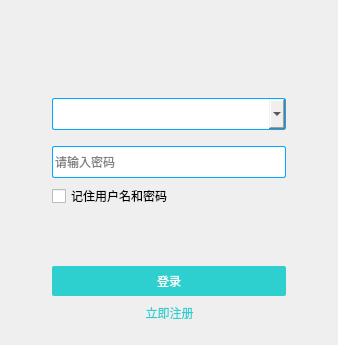
<?xml version="1.0" encoding="UTF-8"?>
<ui version="4.0">
 <class>LoginWidget</class>
 <widget class="QWidget" name="LoginWidget">
  <property name="geometry">
   <rect>
    <x>0</x>
    <y>0</y>
    <width>338</width>
    <height>345</height>
   </rect>
  </property>
  <property name="windowTitle">
   <string>登录</string>
  </property>
  <property name="styleSheet">
   <string notr="true"/>
  </property>
  <layout class="QVBoxLayout" name="verticalLayout">
   <property name="leftMargin">
    <number>0</number>
   </property>
   <property name="topMargin">
    <number>0</number>
   </property>
   <property name="rightMargin">
    <number>0</number>
   </property>
   <property name="bottomMargin">
    <number>0</number>
   </property>
   <item>
    <widget class="QStackedWidget" name="stackedWidget">
     <property name="currentIndex">
      <number>0</number>
     </property>
     <widget class="QWidget" name="pageLogin">
      <layout class="QVBoxLayout" name="verticalLayout_5">
       <item>
        <widget class="QFrame" name="frame">
         <property name="enabled">
          <bool>true</bool>
         </property>
         <property name="styleSheet">
          <string notr="true">QWidget
{
	font: 10pt &quot;微软雅黑&quot;;
}

QComboBox , QLineEdit
{
	border:1px solid rgb(0, 170, 255);
	height:30px;
	border-radius:2px;
}

#btnLogin
{
	height:30px;
	color: rgb(255, 255, 255);
	border-radius:2px;
	background-color: rgb(45, 208, 207);
}

#btnLogin:hover
{
	background-color:rgb(32, 150, 148);
}
#btnLogin:disabled
{
	background-color:rgb(107, 107, 107);
}

#switchRegister
{
	border:none;
	color:rgb(45, 208, 207);
}
</string>
         </property>
         <property name="frameShape">
          <enum>QFrame::NoFrame</enum>
         </property>
         <property name="frameShadow">
          <enum>QFrame::Raised</enum>
         </property>
         <layout class="QVBoxLayout" name="verticalLayout_4">
          <item>
           <widget class="QLabel" name="label">
            <property name="sizePolicy">
             <sizepolicy hsizetype="Preferred" vsizetype="MinimumExpanding">
              <horstretch>0</horstretch>
              <verstretch>0</verstretch>
             </sizepolicy>
            </property>
            <property name="minimumSize">
             <size>
              <width>0</width>
              <height>70</height>
             </size>
            </property>
            <property name="maximumSize">
             <size>
              <width>16777215</width>
              <height>70</height>
             </size>
            </property>
            <property name="styleSheet">
             <string notr="true">image: url(:/image/resource/JChatLogo.png);</string>
            </property>
            <property name="text">
             <string/>
            </property>
           </widget>
          </item>
          <item>
           <layout class="QVBoxLayout" name="verticalLayout_2">
            <property name="spacing">
             <number>1</number>
            </property>
            <property name="leftMargin">
             <number>30</number>
            </property>
            <property name="rightMargin">
             <number>30</number>
            </property>
            <item>
             <widget class="QComboBox" name="username">
              <property name="editable">
               <bool>true</bool>
              </property>
              <property name="maxCount">
               <number>10</number>
              </property>
             </widget>
            </item>
            <item>
             <widget class="QLabel" name="labelError">
              <property name="styleSheet">
               <string notr="true">QLabel
{
	
	color: rgb(255, 0, 0);
}</string>
              </property>
              <property name="text">
               <string/>
              </property>
             </widget>
            </item>
            <item>
             <widget class="QLineEdit" name="password">
              <property name="maxLength">
               <number>128</number>
              </property>
              <property name="echoMode">
               <enum>QLineEdit::Password</enum>
              </property>
              <property name="placeholderText">
               <string>请输入密码</string>
              </property>
             </widget>
            </item>
           </layout>
          </item>
          <item>
           <layout class="QVBoxLayout" name="verticalLayout_3">
            <property name="leftMargin">
             <number>30</number>
            </property>
            <property name="rightMargin">
             <number>30</number>
            </property>
            <item>
             <widget class="QCheckBox" name="checkBox">
              <property name="text">
               <string>记住用户名和密码</string>
              </property>
             </widget>
            </item>
            <item>
             <spacer name="verticalSpacer">
              <property name="orientation">
               <enum>Qt::Vertical</enum>
              </property>
              <property name="sizeHint" stdset="0">
               <size>
                <width>20</width>
                <height>40</height>
               </size>
              </property>
             </spacer>
            </item>
            <item>
             <widget class="QPushButton" name="btnLogin">
              <property name="enabled">
               <bool>true</bool>
              </property>
              <property name="sizePolicy">
               <sizepolicy hsizetype="Minimum" vsizetype="Fixed">
                <horstretch>0</horstretch>
                <verstretch>0</verstretch>
               </sizepolicy>
              </property>
              <property name="text">
               <string>登录</string>
              </property>
              <property name="default">
               <bool>true</bool>
              </property>
             </widget>
            </item>
           </layout>
          </item>
          <item>
           <layout class="QHBoxLayout" name="horizontalLayout">
            <item>
             <spacer name="horizontalSpacer">
              <property name="orientation">
               <enum>Qt::Horizontal</enum>
              </property>
              <property name="sizeHint" stdset="0">
               <size>
                <width>40</width>
                <height>20</height>
               </size>
              </property>
             </spacer>
            </item>
            <item>
             <widget class="QToolButton" name="switchRegister">
              <property name="sizePolicy">
               <sizepolicy hsizetype="Preferred" vsizetype="Fixed">
                <horstretch>0</horstretch>
                <verstretch>0</verstretch>
               </sizepolicy>
              </property>
              <property name="text">
               <string>立即注册</string>
              </property>
             </widget>
            </item>
            <item>
             <spacer name="horizontalSpacer_2">
              <property name="orientation">
               <enum>Qt::Horizontal</enum>
              </property>
              <property name="sizeHint" stdset="0">
               <size>
                <width>40</width>
                <height>20</height>
               </size>
              </property>
             </spacer>
            </item>
           </layout>
          </item>
         </layout>
        </widget>
       </item>
      </layout>
     </widget>
     <widget class="QWidget" name="pageRegister">
      <layout class="QVBoxLayout" name="verticalLayout_13">
       <item>
        <widget class="QFrame" name="frame_3">
         <property name="enabled">
          <bool>true</bool>
         </property>
         <property name="styleSheet">
          <string notr="true">QWidget
{
	font: 10pt &quot;微软雅黑&quot;;
}

QLineEdit
{
	
	border:1px solid rgb(0, 170, 255);
	height:30px;
	border-radius:2px;
}

#btnRegister
{
	height:30px;
	color: rgb(255, 255, 255);
	border-radius:2px;
	background-color: rgb(45, 208, 207);
}

#btnRegister:hover
{
	background-color:rgb(32, 150, 148);
}
#btnRegister:disabled
{
	background-color:rgb(107, 107, 107);
}

#switchLogin
{
	border:none;
	color:rgb(45, 208, 207);
}</string>
         </property>
         <property name="frameShape">
          <enum>QFrame::NoFrame</enum>
         </property>
         <property name="frameShadow">
          <enum>QFrame::Raised</enum>
         </property>
         <layout class="QVBoxLayout" name="verticalLayout_6">
          <item>
           <widget class="QLabel" name="label_3">
            <property name="sizePolicy">
             <sizepolicy hsizetype="Preferred" vsizetype="MinimumExpanding">
              <horstretch>0</horstretch>
              <verstretch>0</verstretch>
             </sizepolicy>
            </property>
            <property name="minimumSize">
             <size>
              <width>0</width>
              <height>70</height>
             </size>
            </property>
            <property name="maximumSize">
             <size>
              <width>16777215</width>
              <height>70</height>
             </size>
            </property>
            <property name="styleSheet">
             <string notr="true">image: url(:/image/resource/JChatLogo.png);</string>
            </property>
            <property name="text">
             <string/>
            </property>
           </widget>
          </item>
          <item>
           <layout class="QVBoxLayout" name="verticalLayout_11">
            <property name="spacing">
             <number>0</number>
            </property>
            <property name="leftMargin">
             <number>30</number>
            </property>
            <property name="rightMargin">
             <number>30</number>
            </property>
            <item>
             <layout class="QVBoxLayout" name="verticalLayout_7">
              <property name="spacing">
               <number>1</number>
              </property>
              <property name="topMargin">
               <number>0</number>
              </property>
              <property name="bottomMargin">
               <number>1</number>
              </property>
              <item>
               <widget class="QLineEdit" name="usernameR">
                <property name="maxLength">
                 <number>128</number>
                </property>
                <property name="placeholderText">
                 <string>请输入用户名</string>
                </property>
               </widget>
              </item>
              <item>
               <widget class="QLabel" name="labelError2">
                <property name="styleSheet">
                 <string notr="true">QLabel
{
	
	color: rgb(255, 0, 0);
}</string>
                </property>
                <property name="text">
                 <string/>
                </property>
               </widget>
              </item>
             </layout>
            </item>
            <item>
             <widget class="QLineEdit" name="password1">
              <property name="maxLength">
               <number>128</number>
              </property>
              <property name="echoMode">
               <enum>QLineEdit::Password</enum>
              </property>
              <property name="placeholderText">
               <string>请输入密码</string>
              </property>
             </widget>
            </item>
            <item>
             <spacer name="verticalSpacer_3">
              <property name="orientation">
               <enum>Qt::Vertical</enum>
              </property>
              <property name="sizeType">
               <enum>QSizePolicy::Fixed</enum>
              </property>
              <property name="sizeHint" stdset="0">
               <size>
                <width>20</width>
                <height>20</height>
               </size>
              </property>
             </spacer>
            </item>
            <item>
             <widget class="QLineEdit" name="password2">
              <property name="maxLength">
               <number>128</number>
              </property>
              <property name="echoMode">
               <enum>QLineEdit::Password</enum>
              </property>
              <property name="placeholderText">
               <string>请再次输入密码</string>
              </property>
             </widget>
            </item>
           </layout>
          </item>
          <item>
           <spacer name="verticalSpacer_2">
            <property name="orientation">
             <enum>Qt::Vertical</enum>
            </property>
            <property name="sizeHint" stdset="0">
             <size>
              <width>20</width>
              <height>40</height>
             </size>
            </property>
           </spacer>
          </item>
          <item>
           <layout class="QVBoxLayout" name="verticalLayout_12">
            <property name="leftMargin">
             <number>30</number>
            </property>
            <property name="rightMargin">
             <number>30</number>
            </property>
            <item>
             <widget class="QPushButton" name="btnRegister">
              <property name="enabled">
               <bool>true</bool>
              </property>
              <property name="sizePolicy">
               <sizepolicy hsizetype="Minimum" vsizetype="Fixed">
                <horstretch>0</horstretch>
                <verstretch>0</verstretch>
               </sizepolicy>
              </property>
              <property name="text">
               <string>注册</string>
              </property>
             </widget>
            </item>
           </layout>
          </item>
          <item>
           <layout class="QHBoxLayout" name="horizontalLayout_3">
            <item>
             <spacer name="horizontalSpacer_5">
              <property name="orientation">
               <enum>Qt::Horizontal</enum>
              </property>
              <property name="sizeHint" stdset="0">
               <size>
                <width>40</width>
                <height>20</height>
               </size>
              </property>
             </spacer>
            </item>
            <item>
             <widget class="QToolButton" name="switchLogin">
              <property name="sizePolicy">
               <sizepolicy hsizetype="Preferred" vsizetype="Fixed">
                <horstretch>0</horstretch>
                <verstretch>0</verstretch>
               </sizepolicy>
              </property>
              <property name="text">
               <string>立即登录</string>
              </property>
             </widget>
            </item>
            <item>
             <spacer name="horizontalSpacer_6">
              <property name="orientation">
               <enum>Qt::Horizontal</enum>
              </property>
              <property name="sizeHint" stdset="0">
               <size>
                <width>40</width>
                <height>20</height>
               </size>
              </property>
             </spacer>
            </item>
           </layout>
          </item>
         </layout>
        </widget>
       </item>
      </layout>
     </widget>
    </widget>
   </item>
  </layout>
 </widget>
 <layoutdefault spacing="6" margin="11"/>
 <resources/>
 <connections/>
</ui>
